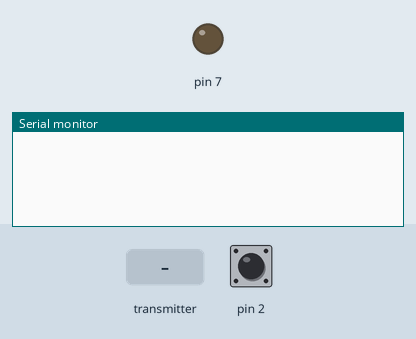
A sketch run on a simulated Arduino Uno, built with avr-gcc and run on an emulated ATmega328P. On the bench: output pins drawn as LEDs (lit = HIGH), the last lines printed to the serial monitor. Inputs (shaded band) come from the test bench; at power-on: pin 2 HIGH. No radio packets arrive unless stated.

Above: at 1.2 s.
1.3 s: pin 2 pulled LOW for 0.15 s
At 1.9 s:
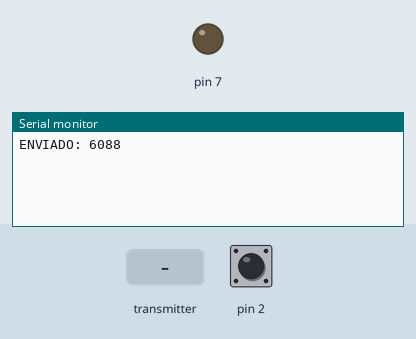
2.9 s: the transmitter starts sending datos = 0
At 2.97 s:
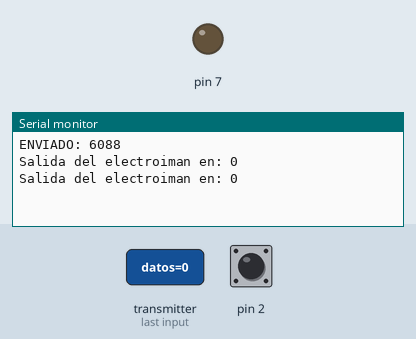
4.8 s: the transmitter starts sending datos = 1023
At 4.87 s:
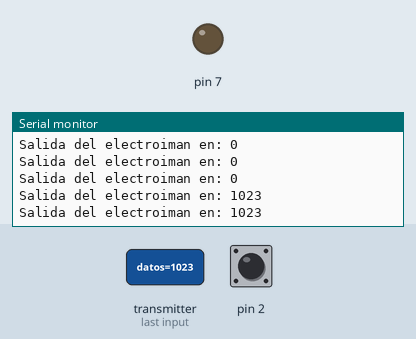

Measured:
- after the input at 1.3 s, the serial monitor: prints a new line at once (image 1)
- after the input at 2.9 s, the serial monitor: prints a new line at once (image 2)
- after the input at 4.8 s, the serial monitor: prints a new line at once (image 3)

The sketch:

Tablero.ino
```cpp
#include "nRF24L01.h"
#include "RF24.h"
#include "printf.h"
#define CE_PIN 9
#define CSN_PIN 10
bool transmitir_senal = 0;
byte direccion_escritura[5] ={'w','r','i','t','e'};
byte direccion_lectura[5] ={'r','e','a','d'};
RF24 radio(CE_PIN, CSN_PIN);
unsigned long comando = 6088, verificacion = 1997, last_time = millis(), last_time_echo = millis();
void setup(){
  Serial.begin(9600);
  printf_begin();
  radio.begin();

  pinMode(2, INPUT_PULLUP);
  pinMode(7, OUTPUT);
  digitalWrite(7, 0);
  transmitir_senal = 0;
  radio.setRetries(15, 15);
  radio.setPALevel(RF24_PA_HIGH);
  radio.setDataRate(RF24_250KBPS);
  radio.setPayloadSize(8);
   radio.printDetails();
  radio.openWritingPipe(direccion_escritura);
  radio.openReadingPipe(1, direccion_lectura);
  radio.startListening();

}

void loop(){
  unsigned long datos = 999;
  if(millis() - last_time > 800 & digitalRead(2) == 0){
    transmitir_senal = 1;
    last_time = millis();
    last_time_echo = millis();
  }
  if(transmitir_senal == 1){
    radio.stopListening();
    radio.write(&comando, sizeof(comando));
    Serial.print("ENVIADO: ");
    Serial.println(comando);
    transmitir_senal = 0;
    radio.startListening();
    //delay(5);
  }
  else{
    if (radio.available()){
      radio.read(&datos,sizeof(datos));
      Serial.print("Salida del electroiman en: ");
      Serial.println(datos);
      if(datos == 1) digitalWrite(7, 1);
      else if(datos == 0) digitalWrite(7, 0);
      //delay(5);
    }
  }
}
```
